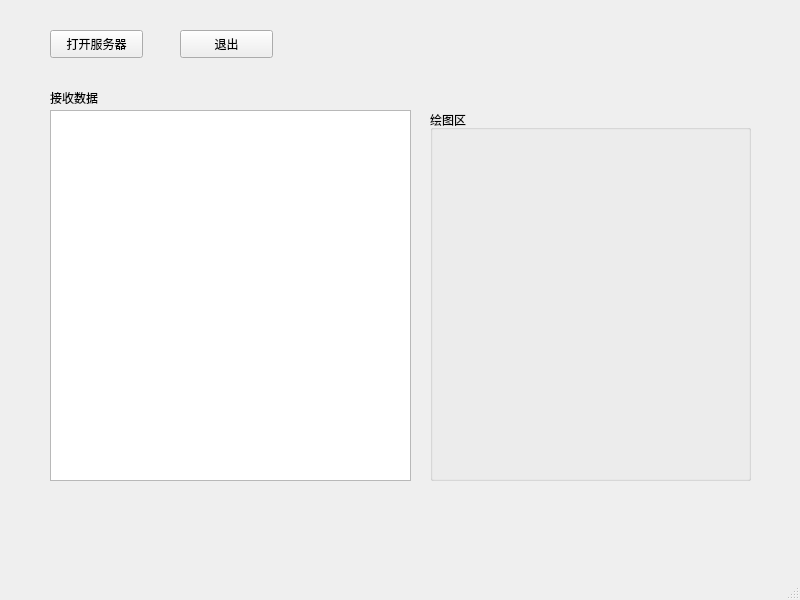
<?xml version="1.0" encoding="UTF-8"?>
<ui version="4.0">
 <class>MainWindow</class>
 <widget class="QMainWindow" name="MainWindow">
  <property name="geometry">
   <rect>
    <x>0</x>
    <y>0</y>
    <width>800</width>
    <height>600</height>
   </rect>
  </property>
  <property name="windowTitle">
   <string>MainWindow</string>
  </property>
  <widget class="QWidget" name="centralwidget">
   <widget class="QPushButton" name="pushButton">
    <property name="geometry">
     <rect>
      <x>50</x>
      <y>30</y>
      <width>93</width>
      <height>28</height>
     </rect>
    </property>
    <property name="text">
     <string>打开服务器</string>
    </property>
   </widget>
   <widget class="QPushButton" name="pushButton_2">
    <property name="geometry">
     <rect>
      <x>180</x>
      <y>30</y>
      <width>93</width>
      <height>28</height>
     </rect>
    </property>
    <property name="text">
     <string>退出</string>
    </property>
   </widget>
   <widget class="QLabel" name="label">
    <property name="geometry">
     <rect>
      <x>50</x>
      <y>90</y>
      <width>72</width>
      <height>15</height>
     </rect>
    </property>
    <property name="text">
     <string>接收数据</string>
    </property>
   </widget>
   <widget class="QTextEdit" name="textEdit">
    <property name="geometry">
     <rect>
      <x>50</x>
      <y>110</y>
      <width>361</width>
      <height>371</height>
     </rect>
    </property>
   </widget>
   <widget class="QGroupBox" name="groupBox">
    <property name="geometry">
     <rect>
      <x>430</x>
      <y>110</y>
      <width>321</width>
      <height>371</height>
     </rect>
    </property>
    <property name="title">
     <string>绘图区</string>
    </property>
   </widget>
  </widget>
  <widget class="QMenuBar" name="menubar">
   <property name="geometry">
    <rect>
     <x>0</x>
     <y>0</y>
     <width>800</width>
     <height>26</height>
    </rect>
   </property>
  </widget>
  <widget class="QStatusBar" name="statusbar"/>
 </widget>
 <resources/>
 <connections/>
</ui>
